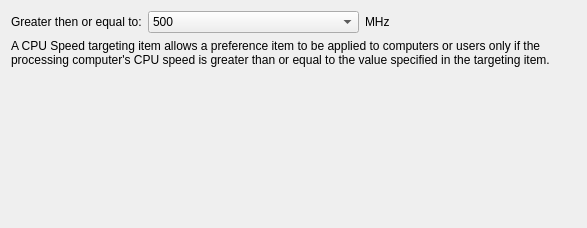
<?xml version="1.0" encoding="UTF-8"?>
<ui version="4.0">
 <class>CPUSpeed</class>
 <widget class="QWidget" name="CPUSpeed">
  <property name="geometry">
   <rect>
    <x>0</x>
    <y>0</y>
    <width>587</width>
    <height>228</height>
   </rect>
  </property>
  <property name="sizePolicy">
   <sizepolicy hsizetype="Preferred" vsizetype="Preferred">
    <horstretch>0</horstretch>
    <verstretch>0</verstretch>
   </sizepolicy>
  </property>
  <property name="windowTitle">
   <string>Form</string>
  </property>
  <layout class="QGridLayout" name="gridLayout">
   <item row="1" column="0" colspan="3">
    <widget class="QLabel" name="label">
     <property name="text">
      <string>A CPU Speed targeting item allows a preference item to be applied to computers or users only if the processing computer's CPU speed is greater than or equal to the value specified in the targeting item.</string>
     </property>
     <property name="wordWrap">
      <bool>true</bool>
     </property>
    </widget>
   </item>
   <item row="0" column="2">
    <widget class="QLabel" name="mhzLabel">
     <property name="text">
      <string>MHz</string>
     </property>
    </widget>
   </item>
   <item row="2" column="0" colspan="3">
    <spacer name="verticalSpacer">
     <property name="orientation">
      <enum>Qt::Vertical</enum>
     </property>
     <property name="sizeHint" stdset="0">
      <size>
       <width>558</width>
       <height>137</height>
      </size>
     </property>
    </spacer>
   </item>
   <item row="0" column="1">
    <widget class="QComboBox" name="mhzComboBox">
     <item>
      <property name="text">
       <string>500</string>
      </property>
     </item>
     <item>
      <property name="text">
       <string>1000</string>
      </property>
     </item>
     <item>
      <property name="text">
       <string>2000</string>
      </property>
     </item>
     <item>
      <property name="text">
       <string>3000</string>
      </property>
     </item>
     <item>
      <property name="text">
       <string>4000</string>
      </property>
     </item>
     <item>
      <property name="text">
       <string>5000</string>
      </property>
     </item>
     <item>
      <property name="text">
       <string>6000</string>
      </property>
     </item>
     <item>
      <property name="text">
       <string>7000</string>
      </property>
     </item>
    </widget>
   </item>
   <item row="0" column="0">
    <widget class="QLabel" name="equalLabel">
     <property name="sizePolicy">
      <sizepolicy hsizetype="Maximum" vsizetype="Preferred">
       <horstretch>0</horstretch>
       <verstretch>0</verstretch>
      </sizepolicy>
     </property>
     <property name="text">
      <string>Greater then or equal to:</string>
     </property>
     <property name="buddy">
      <cstring>mhzComboBox</cstring>
     </property>
    </widget>
   </item>
  </layout>
 </widget>
 <resources/>
 <connections/>
</ui>
